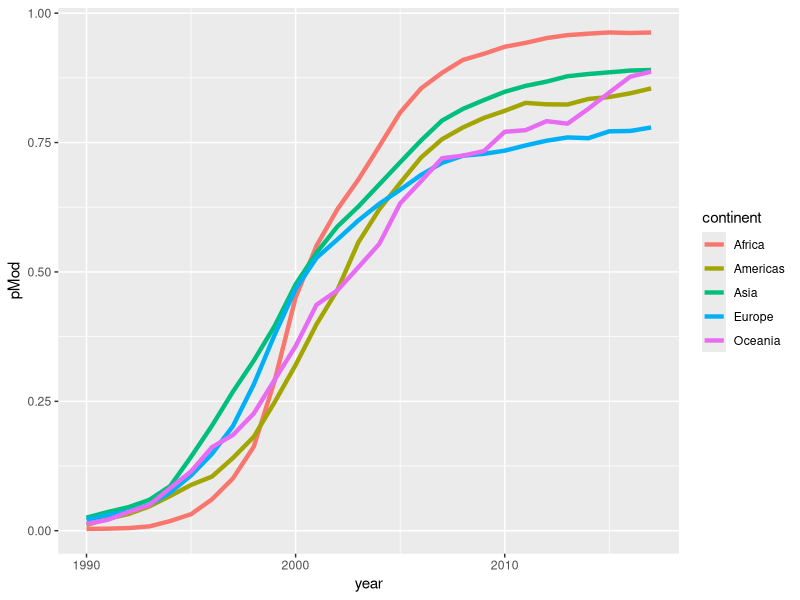
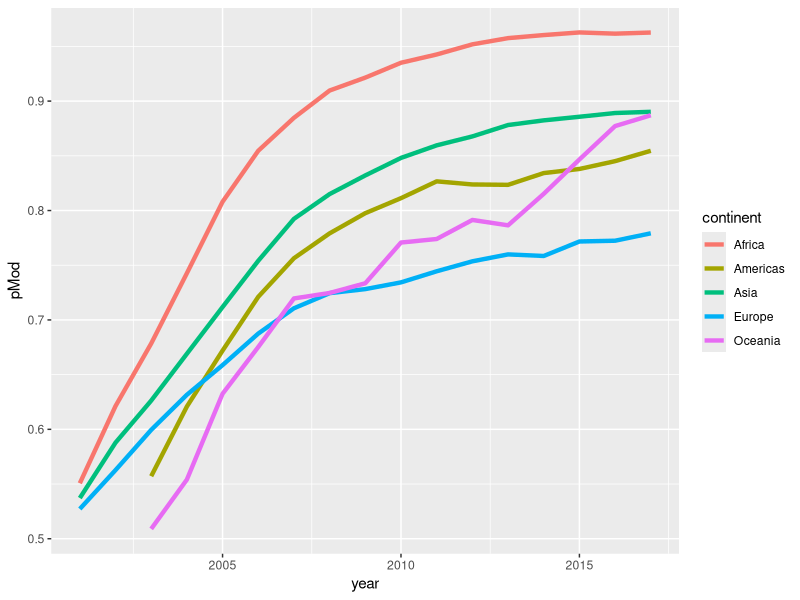
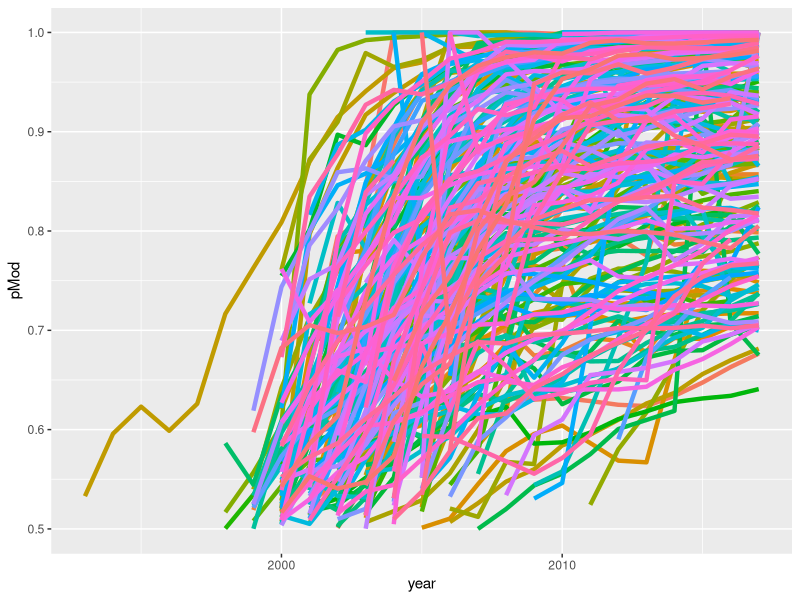
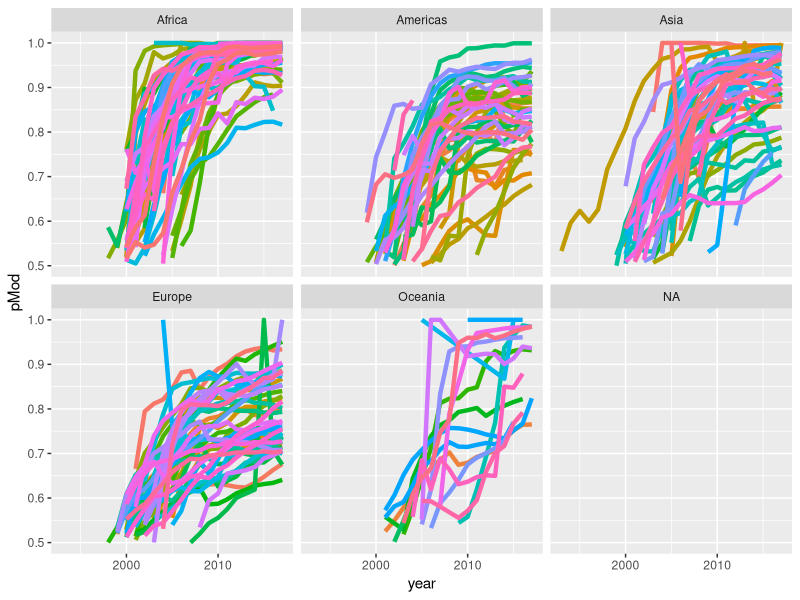
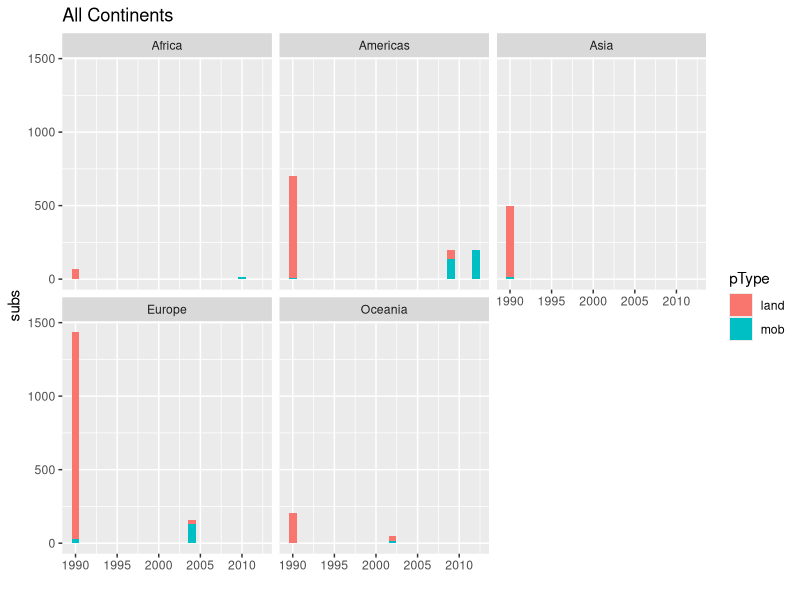
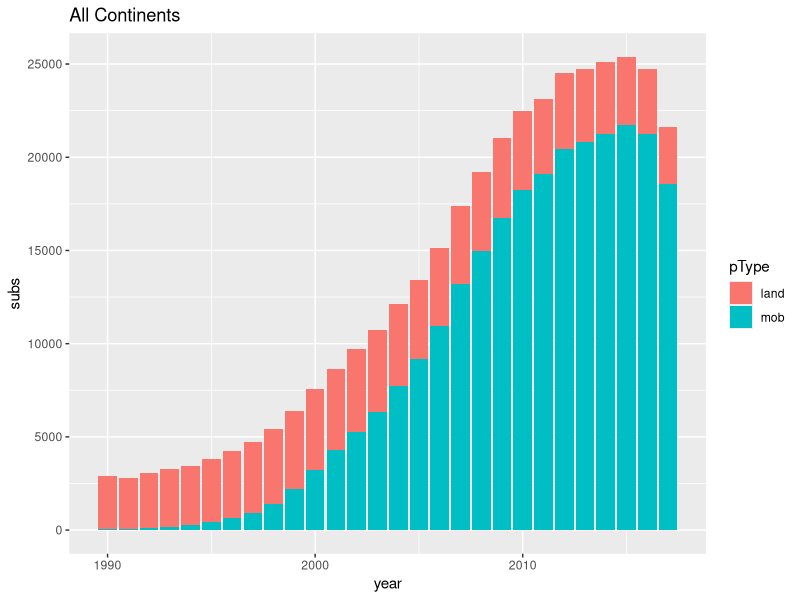
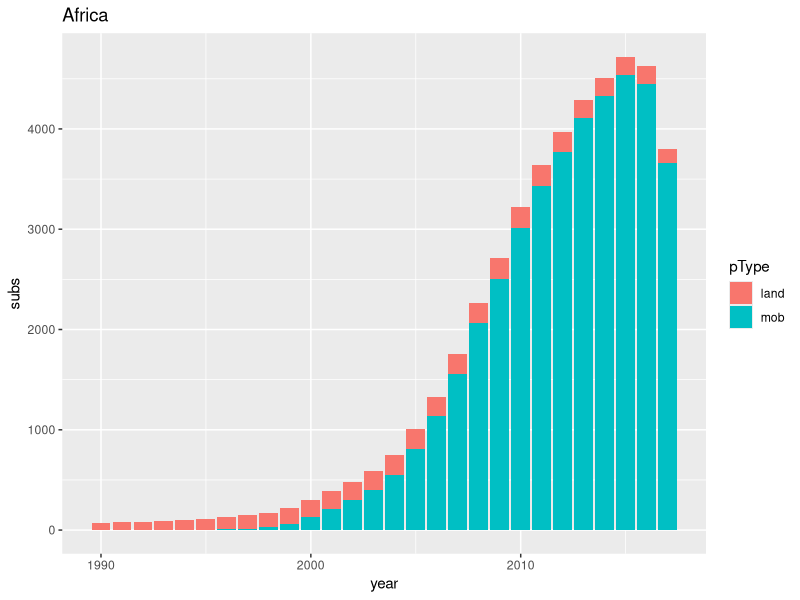
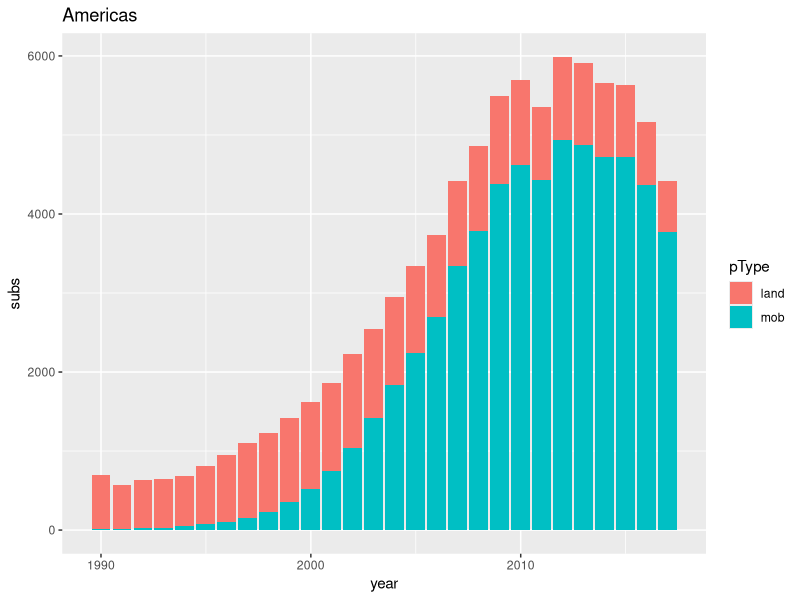

Write R code to recreate these figures, in order.
## ---- chunk 1
knitr::opts_chunk$set(echo = TRUE)

library(tidyverse)
#library(countrycode)
#library(janitor)

#mobile <- readr::read_csv('https://raw.githubusercontent.com/rfordatascience/tidytuesday/master/data/2020/2020-11-10/mobile.csv')
#landline <- readr::read_csv('https://raw.githubusercontent.com/rfordatascience/tidytuesday/master/data/2020/2020-11-10/landline.csv')

#mobile <- mobile %>% replace_na(list(gdp_per_cap = 0, landline_subs =0, total_pop=0))

#landline <- landline %>% replace_na(list(gdp_per_cap = 0, landline_subs =0, total_pop=0))

#landline$uID <- paste(landline$code, landline$year, sep="_")
#mobile$uID <- paste(mobile$code, mobile$year, sep="_")

###mobile$phoneType <- "mobile"
###landline$phoneType <- "landline"
###landline <- landline %>% rename(subs = landline_subs)
###mobile <- mobile %>% rename(subs = mobile_subs)
###allPhones <- bind_rows(mobile,landline)

#allPhones <- landline %>% left_join(mobile, by="uID") %>% drop_na() %>% select(entity = entity.x, year = year.x, landline = landline_subs, continent = continent.x, mobile = mobile_subs)

#write.csv(allPhones, "allPhones.csv", row.names = FALSE)

allPhones <- readr::read_csv("allPhones.csv")
## ---- chunk 2

ContinentPhones <- allPhones %>% group_by(continent, year) %>% summarise(mob = sum(mobile), land = sum(landline)) %>% mutate(pMod = mob/(land + mob))

ggplot(data=ContinentPhones, aes(x=year, y=pMod, group=continent, color=continent)) + geom_line(size=1.5)

ContinentPhones[ContinentPhones$pMod >=.5,] %>% ggplot(aes(x=year, y=pMod, group=continent, color=continent)) + geom_line(size=1.5)

## ---- chunk 3

CountryPhones <- allPhones %>% group_by(entity, year) %>% summarise(mob = sum(mobile), land = sum(landline)) %>% mutate(pMod = mob/(land + mob))

#CountryPhones %>% ggplot(aes(x=year, y=pMod, group=entity, color=entity)) + geom_line(size=1) + theme(legend.position = "none")

CountryPhones[CountryPhones$pMod >=.5,] %>% ggplot(aes(x=year, y=pMod, group=entity, color=entity)) + geom_line(size=1.5)+ theme(legend.position = "none")

## ---- chunk 4

CountryPhones <- allPhones %>% group_by(entity, year, continent) %>% summarise(mob = sum(mobile), land = sum(landline)) %>% mutate(pMod = mob/(land + mob))

#CountryPhones %>% ggplot(aes(x=year, y=pMod, group=entity, color=entity)) + geom_line(size=1) + theme(legend.position = "none")

CountryPhones[CountryPhones$pMod >=.5,] %>% ggplot(aes(x=year, y=pMod, group=entity, color=entity)) + geom_line(size=1.5)+ theme(legend.position = "none") + facet_wrap(~continent)

CountryPhones2 <- CountryPhones %>% group_by(entity, continent) %>% slice_min(year, n=1)

CountryPhones2 %>% pivot_longer(cols = c("mob", "land"), names_to = "pType", values_to = "subs") %>% ggplot(aes(fill=pType, y=subs, x=year)) + 
    geom_bar(position="stack", stat="identity") +
    ggtitle("All Continents") +
    facet_wrap(~continent) +
    xlab("")

## ---- chunk 5

ContinentPhones2 <- ContinentPhones %>% pivot_longer(cols = c("mob", "land"), names_to = "pType", values_to = "subs")

ContinentPhones2 %>% ggplot(aes(fill=pType, y=subs, x=year)) + 
    geom_bar(position="stack", stat="identity") + ggtitle("All Continents")

ContinentPhones2[ContinentPhones2$continent == "Africa",] %>% ggplot(aes(fill=pType, y=subs, x=year)) + 
    geom_bar(position="stack", stat="identity") + ggtitle("Africa")

ContinentPhones2[ContinentPhones2$continent == "Americas",] %>% ggplot(aes(fill=pType, y=subs, x=year)) + 
    geom_bar(position="stack", stat="identity") + ggtitle("Americas")

ContinentPhones2[ContinentPhones2$continent == "Asia",] %>% ggplot(aes(fill=pType, y=subs, x=year)) + 
    geom_bar(position="stack", stat="identity") + ggtitle("Asia")

ContinentPhones2[ContinentPhones2$continent == "Europe",] %>% ggplot(aes(fill=pType, y=subs, x=year)) + 
    geom_bar(position="stack", stat="identity") + ggtitle("Europe")

ContinentPhones2[ContinentPhones2$continent == "Oceania",] %>% ggplot(aes(fill=pType, y=subs, x=year)) + 
    geom_bar(position="stack", stat="identity") + ggtitle("Oceania")

ggplot(ContinentPhones2, aes(fill=pType, y=subs, x=year)) + 
    geom_bar(position="dodge", stat="identity") +
    ggtitle("All Continents") +
    facet_wrap(~continent) +
    xlab("")

